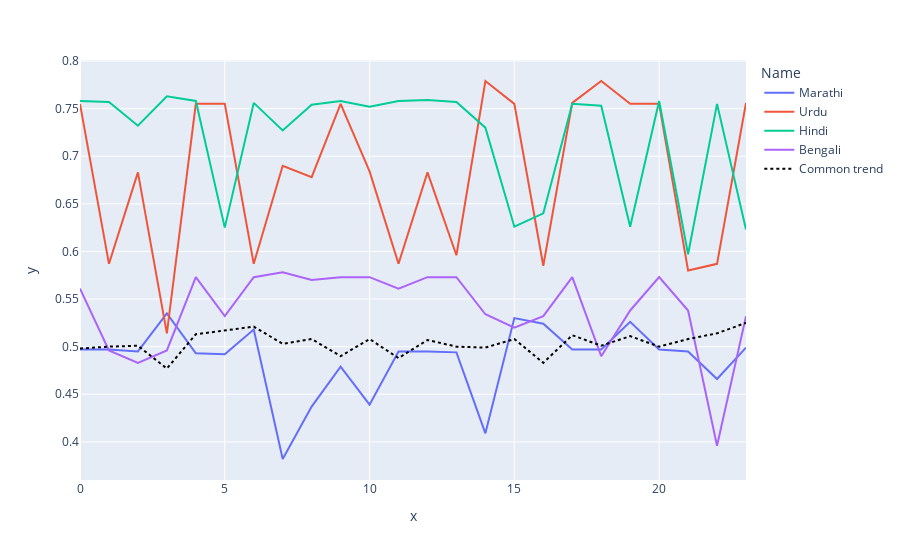

Here is the notebook cell this chart was saved with:
### Markdown cell above
### Графики

### Code cell
def update_output(family, quantity):
    df4 = pd.DataFrame(columns = ['Name', 'x', 'y'])
    lst = all_layers_lang_middle.keys()
    if family:
        new_lst = []
        for lang in lst:
            if lang in structure[family]:
                new_lst.append(lang)
    if new_lst:
        for el in new_lst:
            name = []
            layers = all_layers_lang_middle[el]
            graph_data = {'Layers': list(layers.keys()), 
                'Middle': list(layers.values())}
            graph_data = pd.DataFrame(graph_data)
            x = graph_data['Layers']
            y = graph_data['Middle']
            for i in x:
                name.append(el)
            df = pd.DataFrame(columns = ['Name', 'x', 'y'])
            df['Name'] = name
            df['x'] = x
            df['y'] = y
            frames = [df4, df]
            df4 = pd.concat(frames)
    if len(df4['Name'].unique()) != 1:
        middle_values = {}
        spec_check = {}
        spec_lang = {}
        names = df4['Name'].unique()
        for name in names:
            middle_values[name] = {}
            for b in range(24):
                middle_values[name][b] = 0
                a = df4.loc[df4['x'].isin([b])]
                a = a['y'].tolist()
                spec = df4.loc[df4['Name'].isin([name])]
                spec = spec.loc[spec['x'].isin([b])]
                spec = spec['y']
                spec_index = a.index(float(spec))
                del a[spec_index]
                middle_values[name][b] = round(mean(a), 3)
        for k in middle_values.keys():
            spec_lang[k] = 0
            for i in middle_values[k].keys():
                spec = df4.loc[df4['Name'].isin([name])]
                spec = spec.loc[spec['x'].isin([b])]
                spec = float(spec['y'])            
                compr = abs(spec - middle_values[k][i])
                if compr >= 0.3:
                    spec_lang[k] += 1

        spec_lang = dict(sorted(spec_lang.items(), key=lambda x: -x[1]))

        lst = []
        count = 0
        for k in spec_lang.keys():
            if count != quantity:
                lst.append(k)
                count += 1
            else:
                break

        df5 = pd.DataFrame(columns = ['Name', 'x', 'y'])
        print(lst)
        for el in lst:
            name = []
            layers = all_layers_lang_middle[el]
            graph_data = {'Layers': list(layers.keys()), 
                'Middle': list(layers.values())}
            graph_data = pd.DataFrame(graph_data)
            x = graph_data['Layers']
            y = graph_data['Middle']
            for i in x:
                name.append(el)
            df = pd.DataFrame(columns = ['Name', 'x', 'y'])
            df['Name'] = name
            df['x'] = x
            df['y'] = y
            frames = [df5, df]
            df5 = pd.concat(frames)
    else:
        df5 = pd.DataFrame(columns = ['Name', 'x', 'y'])
        for el in df4['Name'].unique():
            name = []
            layers = all_layers_lang_middle[el]
            graph_data = {'Layers': list(layers.keys()), 
                'Middle': list(layers.values())}
            graph_data = pd.DataFrame(graph_data)
            x = graph_data['Layers']
            y = graph_data['Middle']
            for i in x:
                name.append(el)
            df = pd.DataFrame(columns = ['Name', 'x', 'y'])
            df['Name'] = name
            df['x'] = x
            df['y'] = y
            frames = [df5, df]
            df5 = pd.concat(frames)
    middle_values_com = {}
    for b in range(24):
        middle_values_com[b] = 0
        a = df4.loc[df4['x'].isin([b])]
        a = a['y'].tolist()
        for name in lst:
            spec = df4.loc[df4['Name'].isin([name])]
            spec = spec.loc[spec['x'].isin([b])]
            spec = spec['y']
            spec_index = a.index(float(spec))
            del a[spec_index]
        middle_values_com[b] = round(mean(a), 3)
    
    name = []
    layers = middle_values_com
    graph_data = {'Layers': list(layers.keys()), 
        'Middle': list(layers.values())}
    graph_data = pd.DataFrame(graph_data)
    x = graph_data['Layers']
    y = graph_data['Middle']
    df = pd.DataFrame(columns = ['Name', 'x', 'y'])
    for i in x:
        name.append('Common trend')
    df['Name'] = name
    df['x'] = x
    df['y'] = y
    frames = [df5, df]
    df5 = pd.concat(frames)

    fig = px.line(df5, x = 'x', y = 'y', color='Name')
    fig.update_traces(patch={"line": {"color": "black", "width": 2, "dash": 'dot'}}, selector={"legendgroup": "Common trend"}) 

    return fig

update_output('Indo-European', 4)

### Figure 1 — Plotly figure (JSON) as saved in the notebook; plotly's stock layout.template omitted (floating-point values rounded to 4 significant figures)
{"data": [{"hovertemplate": "Name=Marathi<br>x=%{x}<br>y=%{y}<extra></extra>", "legendgroup": "Marathi", "line": {"color": "#636efa", "dash": "solid"}, "marker": {"symbol": "circle"}, "mode": "lines", "name": "Marathi", "orientation": "v", "showlegend": true, "type": "scatter", "x": [0, 1, 2, 3, 4, 5, 6, 7, 8, 9, 10, 11, 12, 13, 14, 15, 16, 17, 18, 19, 20, 21, 22, 23], "xaxis": "x", "y": [0.497, 0.497, 0.495, 0.535, 0.493, 0.492, 0.518, 0.382, 0.437, 0.479, 0.439, 0.495, 0.495, 0.494, 0.409, 0.53, 0.524, 0.497, 0.497, 0.526, 0.497, 0.495, 0.466, 0.499], "yaxis": "y"}, {"hovertemplate": "Name=Urdu<br>x=%{x}<br>y=%{y}<extra></extra>", "legendgroup": "Urdu", "line": {"color": "#EF553B", "dash": "solid"}, "marker": {"symbol": "circle"}, "mode": "lines", "name": "Urdu", "orientation": "v", "showlegend": true, "type": "scatter", "x": [0, 1, 2, 3, 4, 5, 6, 7, 8, 9, 10, 11, 12, 13, 14, 15, 16, 17, 18, 19, 20, 21, 22, 23], "xaxis": "x", "y": [0.755, 0.587, 0.683, 0.514, 0.755, 0.755, 0.587, 0.69, 0.678, 0.755, 0.684, 0.587, 0.683, 0.596, 0.779, 0.755, 0.585, 0.756, 0.779, 0.755, 0.755, 0.58, 0.587, 0.756], "yaxis": "y"}, {"hovertemplate": "Name=Hindi<br>x=%{x}<br>y=%{y}<extra></extra>", "legendgroup": "Hindi", "line": {"color": "#00cc96", "dash": "solid"}, "marker": {"symbol": "circle"}, "mode": "lines", "name": "Hindi", "orientation": "v", "showlegend": true, "type": "scatter", "x": [0, 1, 2, 3, 4, 5, 6, 7, 8, 9, 10, 11, 12, 13, 14, 15, 16, 17, 18, 19, 20, 21, 22, 23], "xaxis": "x", "y": [0.758, 0.757, 0.732, 0.763, 0.758, 0.625, 0.756, 0.727, 0.754, 0.758, 0.752, 0.758, 0.759, 0.757, 0.73, 0.626, 0.64, 0.755, 0.753, 0.626, 0.758, 0.597, 0.755, 0.623], "yaxis": "y"}, {"hovertemplate": "Name=Bengali<br>x=%{x}<br>y=%{y}<extra></extra>", "legendgroup": "Bengali", "line": {"color": "#ab63fa", "dash": "solid"}, "marker": {"symbol": "circle"}, "mode": "lines", "name": "Bengali", "orientation": "v", "showlegend": true, "type": "scatter", "x": [0, 1, 2, 3, 4, 5, 6, 7, 8, 9, 10, 11, 12, 13, 14, 15, 16, 17, 18, 19, 20, 21, 22, 23], "xaxis": "x", "y": [0.561, 0.496, 0.483, 0.496, 0.573, 0.532, 0.573, 0.578, 0.57, 0.573, 0.573, 0.561, 0.573, 0.573, 0.534, 0.52, 0.532, 0.573, 0.49, 0.538, 0.573, 0.538, 0.396, 0.532], "yaxis": "y"}, {"hovertemplate": "Name=Common trend<br>x=%{x}<br>y=%{y}<extra></extra>", "legendgroup": "Common trend", "line": {"color": "black", "dash": "dot", "width": 2}, "marker": {"symbol": "circle"}, "mode": "lines", "name": "Common trend", "orientation": "v", "showlegend": true, "type": "scatter", "x": [0, 1, 2, 3, 4, 5, 6, 7, 8, 9, 10, 11, 12, 13, 14, 15, 16, 17, 18, 19, 20, 21, 22, 23], "xaxis": "x", "y": [0.498, 0.5, 0.501, 0.477, 0.513, 0.517, 0.521, 0.503, 0.508, 0.49, 0.508, 0.488, 0.507, 0.5, 0.499, 0.508, 0.483, 0.512, 0.501, 0.511, 0.5, 0.508, 0.514, 0.525], "yaxis": "y"}], "layout": {"legend": {"title": {"text": "Name"}, "tracegroupgap": 0}, "margin": {"t": 60}, "xaxis": {"anchor": "y", "domain": [0, 1], "title": {"text": "x"}}, "yaxis": {"anchor": "x", "domain": [0, 1], "title": {"text": "y"}}}}
